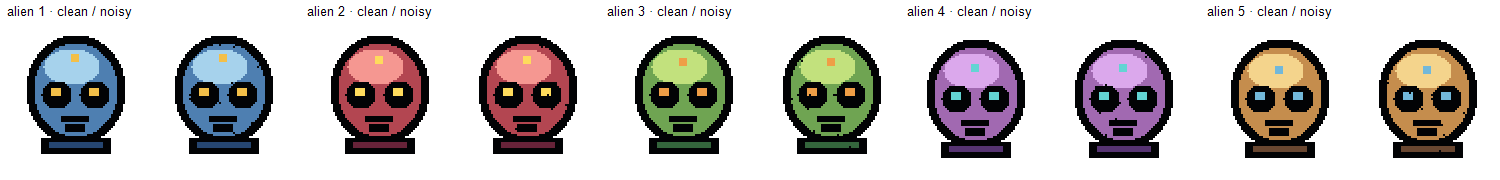
#> input picture experiments/ContourCleanup/corpus/review/alien.png, 1500 x 180 px
$ python -i RegionSegmentationProbe.py   (imports and definitions only)
#> lines starting #> are read from the running program, lines starting #| are printed output that depends on the picture; after the words box and inside, x2 and y2 are one past the last pixel; in counts of white or black regions, pixels touching at a corner belong together
"""Prototype: segment color-connected parts before assigning them to one output grid."""

from collections import deque
from pathlib import Path
import json

import numpy as np
from PIL import Image


ROOT = Path(__file__).resolve().parents[2]
SOURCES = ROOT.parent / "contour-black-lines" / "experiments" / "ContourCleanup" / "artifacts" / "fimoz-user-samples" / "pipeline-smooth-2x4"
BASELINE = ROOT.parent / "contour-black-lines" / "experiments" / "ContourCleanup" / "artifacts" / "shape-research" / "finish-cli"
OUTPUT = ROOT / "experiments" / "ContourCleanup" / "artifacts" / "shape-regions"
INTERMEDIATE_SIZE = 314
OUTPUT_SIZE = 157


def connected_regions(colors: np.ndarray, visible: np.ndarray):
    height, width = colors.shape
    labels = np.full((height, width), -1, dtype=np.int32)
    sizes = []
    four = ((-1, 0), (1, 0), (0, -1), (0, 1))
    for y in range(height):
        for x in range(width):
            if labels[y, x] >= 0 or not visible[y, x]:
                continue
            label = len(sizes)
            value = colors[y, x]
            queue = deque([(x, y)])
            labels[y, x] = label
            size = 0
            while queue:
                px, py = queue.popleft()
                size += 1
                for dx, dy in four:
                    nx, ny = px + dx, py + dy
                    if (0 <= nx < width and 0 <= ny < height and
                            labels[ny, nx] < 0 and visible[ny, nx] and colors[ny, nx] == value):
                        labels[ny, nx] = label
                        queue.append((nx, ny))
            sizes.append(size)
    return labels, np.asarray(sizes, dtype=np.int32)


def process(source: Path):
#> called with source = 'corpus/review/alien.png'
    with Image.open(source) as opened:
#> opened is the input picture: PIL image 1500x180 RGBA; mean R, G, B, A 194.8, 191.1, 189.9, 255
        intermediate = opened.convert("RGBA").resize(
            (INTERMEDIATE_SIZE, INTERMEDIATE_SIZE), Image.Resampling.BOX)
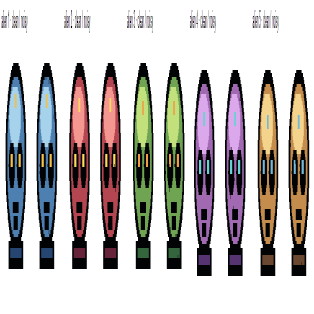
#> intermediate: PIL image 314x314 RGBA; mean R, G, B, A 194.7, 191, 189.9, 255
    rgba = np.asarray(intermediate, dtype=np.uint8)
    visible = rgba[:, :, 3] >= 128
#> visible: shape (314, 314) bool; every value is 1
    rgb = Image.fromarray(rgba[:, :, :3], "RGB")
    palette_image = rgb.quantize(colors=128, method=Image.Quantize.MEDIANCUT)
    colors = np.asarray(palette_image, dtype=np.uint8)
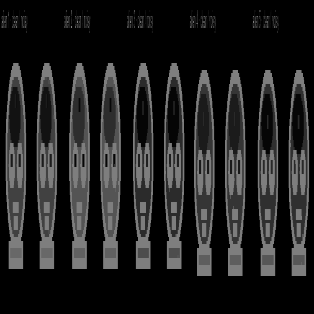
#> colors: shape (314, 314); min 0, max 127, mean 30.2
    palette = np.asarray(palette_image.getpalette(), dtype=np.uint8).reshape(-1, 3)
#> palette = 128 rows, first 8: [255, 255, 255], [255, 255, 245], [242, 255, 255], [254, 245, 230], [227, 240, 245], [194, 225, 125], [244, 212, 140], [254, 219, 92]
    labels, sizes = connected_regions(colors, visible)
#> after the loop in connected_regions, `for y in range(height):`:
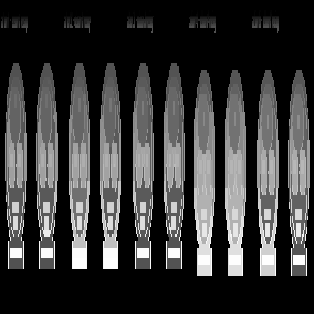
#> labels: shape (314, 314) int32; min 0, max 2241, mean 467.3; drawn with min black and max white
#> after the loop in connected_regions, `for y in range(height):`: sizes = 2242 values, max 60634 at index 0, min 1 at index 67, mean 43.98
    output = np.zeros((OUTPUT_SIZE, OUTPUT_SIZE, 4), dtype=np.uint8)
    ties = 0
    for y in range(OUTPUT_SIZE):
        for x in range(OUTPUT_SIZE):
            block = labels[y * 2:y * 2 + 2, x * 2:x * 2 + 2].ravel()
            choices, counts = np.unique(block[block >= 0], return_counts=True)
            if len(choices) == 0:
                continue
            highest = np.max(counts)
            winners = choices[counts == highest]
            if len(winners) > 1:
                ties += 1
            winner = max(winners, key=lambda label: (sizes[label], -int(label)))
            location = np.argwhere(labels[y * 2:y * 2 + 2, x * 2:x * 2 + 2] == winner)[0]
            chosen = colors[y * 2 + location[0], x * 2 + location[1]]
            output[y, x, :3] = palette[chosen]
            output[y, x, 3] = 255
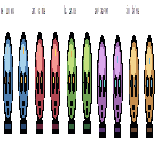
#> output: shape (157, 157, 4); mean of channels 0, 1, 2, 3 196.8, 193, 191.9, 255; drawn as R, G, B
#> after the loop, ties = 5031
#> (the run stopped early here; a loop or call above may not have finished)
